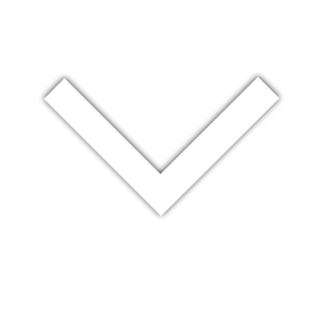
#> input picture img/white_down_arrow.png, 320 x 320 px
$ python invert.py
#> lines starting #> are read from the running program, lines starting #| are printed output that depends on the picture
from PIL import Image, ImageOps

def invert_image(input_path, output_path):
    """
    反色图片（黑色变白色，白色变黑色）

    参数:
        input_path (str): 输入图片路径
        output_path (str): 输出图片路径
    """
#> called with input_path = 'white_down_arrow.png', output_path = 'black_down_arrow.png'
    try:
        with Image.open(input_path) as img:
            # 如果是RGBA（带透明通道），先转换为RGB再反色
#> img is the input picture: PIL image 320x320 RGBA; mean R, G, B, A 22.9, 22.9, 22.9, 24.1
            if img.mode == 'RGBA':
                rgb_img = img.convert('RGB')
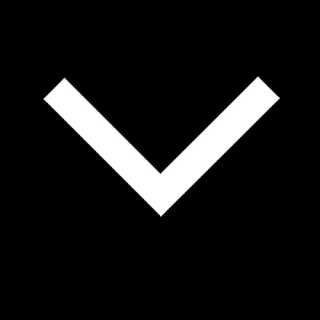
#> rgb_img: PIL image 320x320 RGB; min 0, max 255, mean 22.9
                inverted_img = ImageOps.invert(rgb_img)
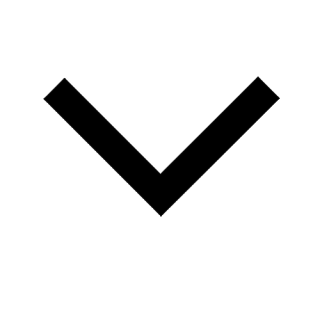
#> inverted_img: PIL image 320x320 RGB; min 0, max 255, mean 232.1
                inverted_img = inverted_img.convert('RGBA')  # 转回RGBA
#> inverted_img: PIL image 320x320 RGBA
                # 保持原始透明度
                inverted_img.putalpha(img.getchannel('A'))
            else:
                inverted_img = ImageOps.invert(img)

            inverted_img.save(output_path)
            print(f"图片已成功反色并保存到 {output_path}")

    except FileNotFoundError:
        print(f"错误：找不到输入文件 {input_path}")
    except Exception as e:
        print(f"处理图片时发生错误: {e}")

# 使用示例
input_image = "white_down_arrow.png"  # 替换为你的输入图片路径
output_image = "black_down_arrow.png"  # 输出图片路径

invert_image(input_image, output_image)

$ run again, with img/black_up_arrow.png copied over img/white_down_arrow.png
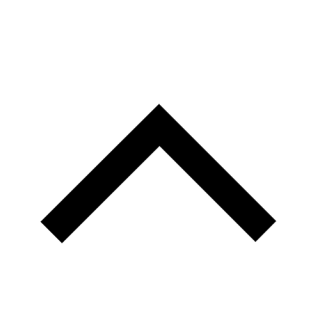
#> input picture img/black_up_arrow.png, 320 x 320 px
#> in invert_image, img is the input picture: PIL image 320x320 RGBA; mean R, G, B, A 232.1, 232.1, 232.1, 24.1
#> in invert_image, `inverted_img = ImageOps.invert(rgb_img)`:
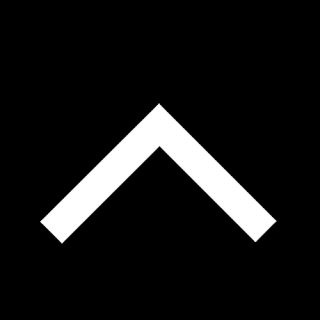
#> inverted_img: PIL image 320x320 RGB; min 0, max 255, mean 22.9
#> in invert_image, `inverted_img.putalpha(img.getchannel('A'))`:
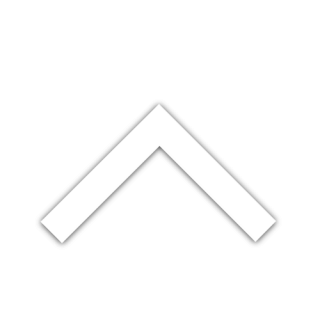
#> inverted_img: PIL image 320x320 RGBA; mean R, G, B, A 22.9, 22.9, 22.9, 24.1; transparent parts drawn white
